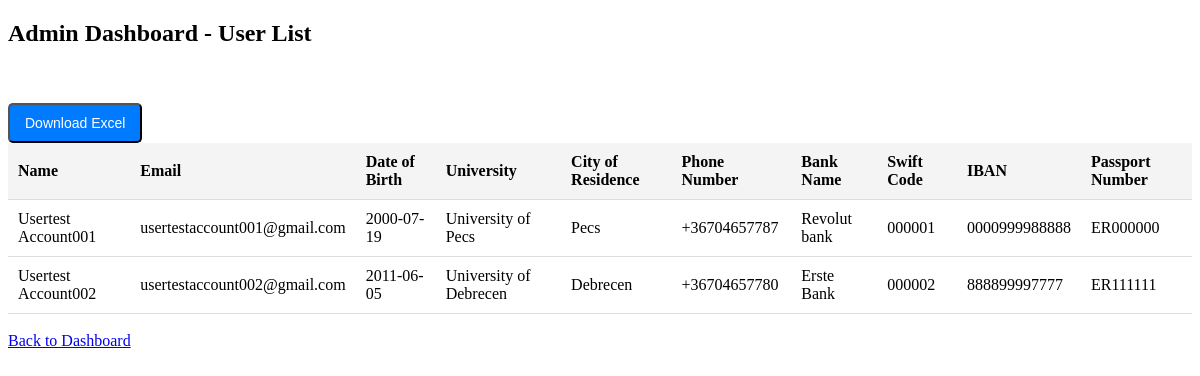
/admin_dashboard (signed in), run on the app's committed database.
### models.py (models this page shows, shortened)
class User(UserMixin, db.Model):
    __tablename__ = "users"
    id = db.Column(db.Integer, primary_key=True)
    name = db.Column(db.String(100), nullable=False)
    email = db.Column(db.String(120), unique=True, nullable=False)
    password = db.Column(db.String(200), nullable=False)
    is_admin = db.Column(db.Boolean, default=False)

class UserProfile(db.Model):
    __tablename__ = "user_profiles"  # Add a table name for clarity
    id = db.Column(db.Integer, primary_key=True)
    user_id = db.Column(db.Integer, db.ForeignKey('users.id'), nullable=False, unique=True)
    date_of_birth = db.Column(db.String(10), nullable=False)
    university = db.Column(db.String(255), nullable=False)
    city_of_residence = db.Column(db.String(100), nullable=False)
    phone_number = db.Column(db.String(20), nullable=False)
    bank_name = db.Column(db.String(255), nullable=False)
    bank_swift_code = db.Column(db.String(20), nullable=False)
    bank_iban = db.Column(db.String(34), nullable=False)
    passport_number = db.Column(db.String(20), nullable=False)
    user = db.relationship('User', backref=db.backref('profile', uselist=False))

### app.py (the view)
@app.route('/admin_dashboard')
@login_required
def admin_dashboard():
    if not current_user.is_admin:
        flash("Access denied! You are not an admin.", "danger")
        return redirect(url_for('dashboard'))
    users = db.session.query(User, UserProfile).join(UserProfile).all()
    return render_template('admin_dashboard.html', users=users)

### app.py (called while the page is built)
@login_manager.user_loader
def load_user(user_id):
    return User.query.get(int(user_id))

### templates/admin_dashboard.html (shortened to what this page needs)
<!DOCTYPE html>
<html lang="en">
<head>
</head>
<body>
    <h2>Admin Dashboard - User List</h2>
    <br><br>
    <a href="{{ url_for('download_users_excel') }}">
        <button class="btn-download">Download Excel</button>
    </a>
    <table>
        <tr>
            <th>Name</th>
            <th>Email</th>
            <th>Date of Birth</th>
            <th>University</th>
            <th>City of Residence</th>
            <th>Phone Number</th>
            <th>Bank Name</th>
            <th>Swift Code</th>
            <th>IBAN</th>
            <th>Passport Number</th>
        </tr>
        {% for user, profile in users %}
        <tr>
            <td>{{ user.name }}</td>
            <td>{{ user.email }}</td>
            <td>{{ profile.date_of_birth }}</td>
            <td>{{ profile.university }}</td>
            <td>{{ profile.city_of_residence }}</td>
            <td>{{ profile.phone_number }}</td>
            <td>{{ profile.bank_name }}</td>
            <td>{{ profile.bank_swift_code }}</td>
            <td>{{ profile.bank_iban }}</td>
            <td>{{ profile.passport_number }}</td>
        </tr>
        {% endfor %}
    </table>
    <br>
    <a href="{{ url_for('dashboard') }}">Back to Dashboard</a>
</body>
</html>

### templates/admin_dashboard.html (style rules this page uses)
table { width: 100%; border-collapse: collapse; }
th, td { padding: 10px; text-align: left; border-bottom: 1px solid #ddd; }
th { background-color: #f4f4f4; }
.btn-download { display: inline-block; padding: 10px 15px; font-size: 14px; color: #fff; background-color: #007bff; text-decoration: none; border-radius: 5px; }

### data on the page
User: name "Usertest Account001", email "usertestaccount001@gmail.com", date_of_birth "2000-07-19", university "University of Pecs", city_of_residence "Pecs", phone_number "+36704657787", bank_name "Revolut bank", bank_swift_code "000001", bank_iban "0000999988888", passport_number "ER000000"
User: name "Usertest Account002", email "usertestaccount002@gmail.com", date_of_birth "2011-06-05", university "University of Debrecen", city_of_residence "Debrecen", phone_number "+36704657780", bank_name "Erste Bank", bank_swift_code "000002", bank_iban "888899997777", passport_number "ER111111"
